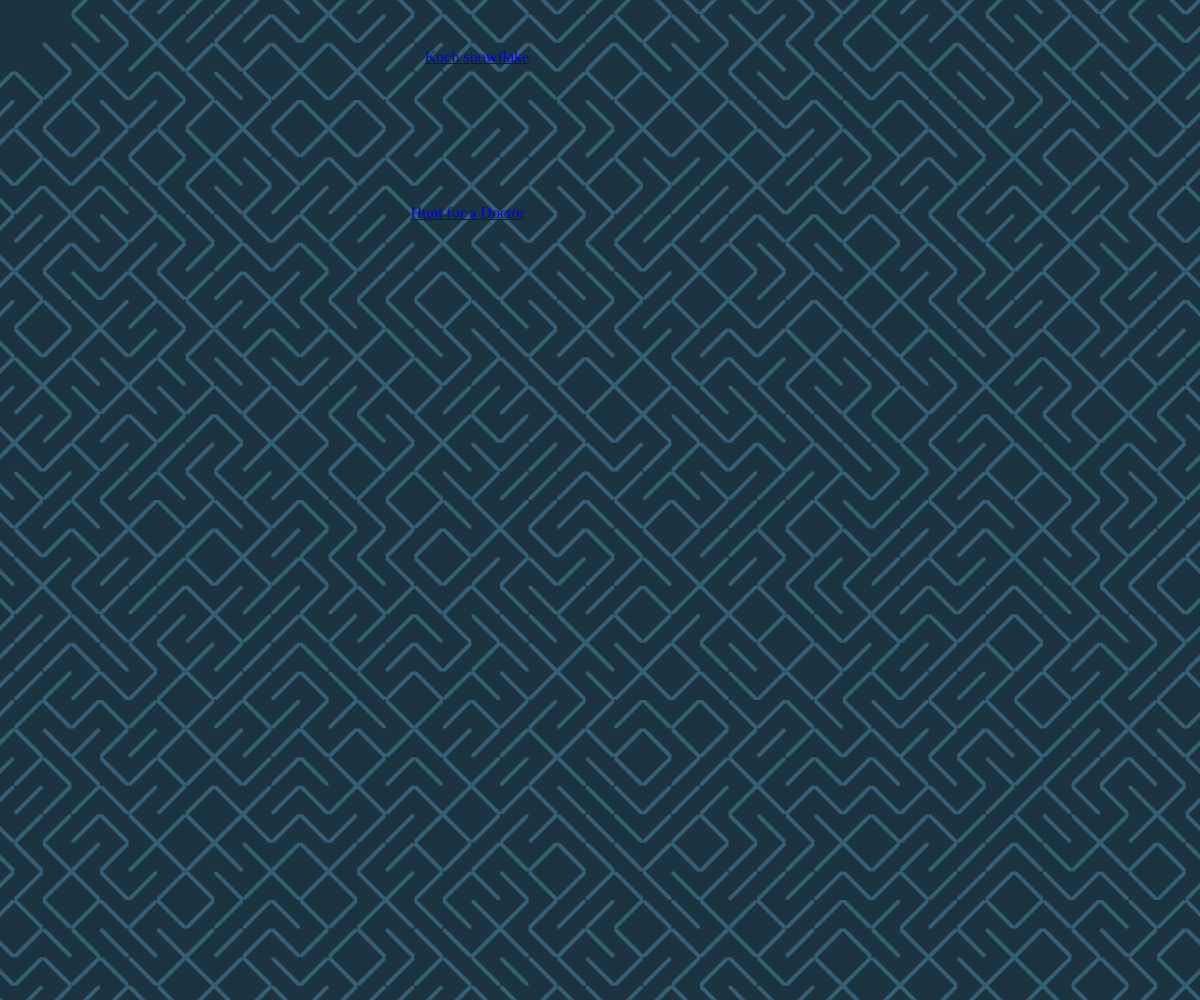
Frame 1 (no input)
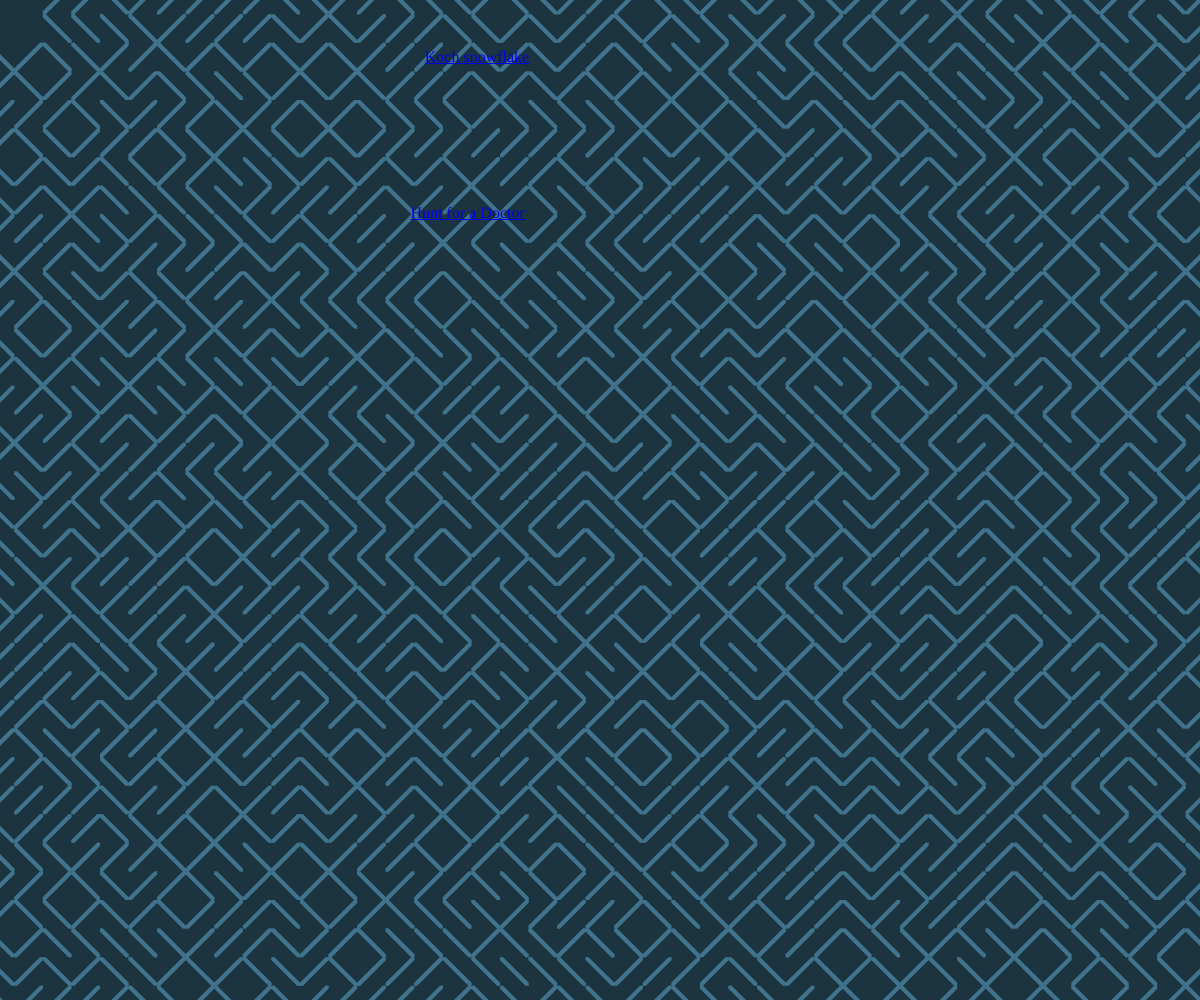
Frame 60 (no input)
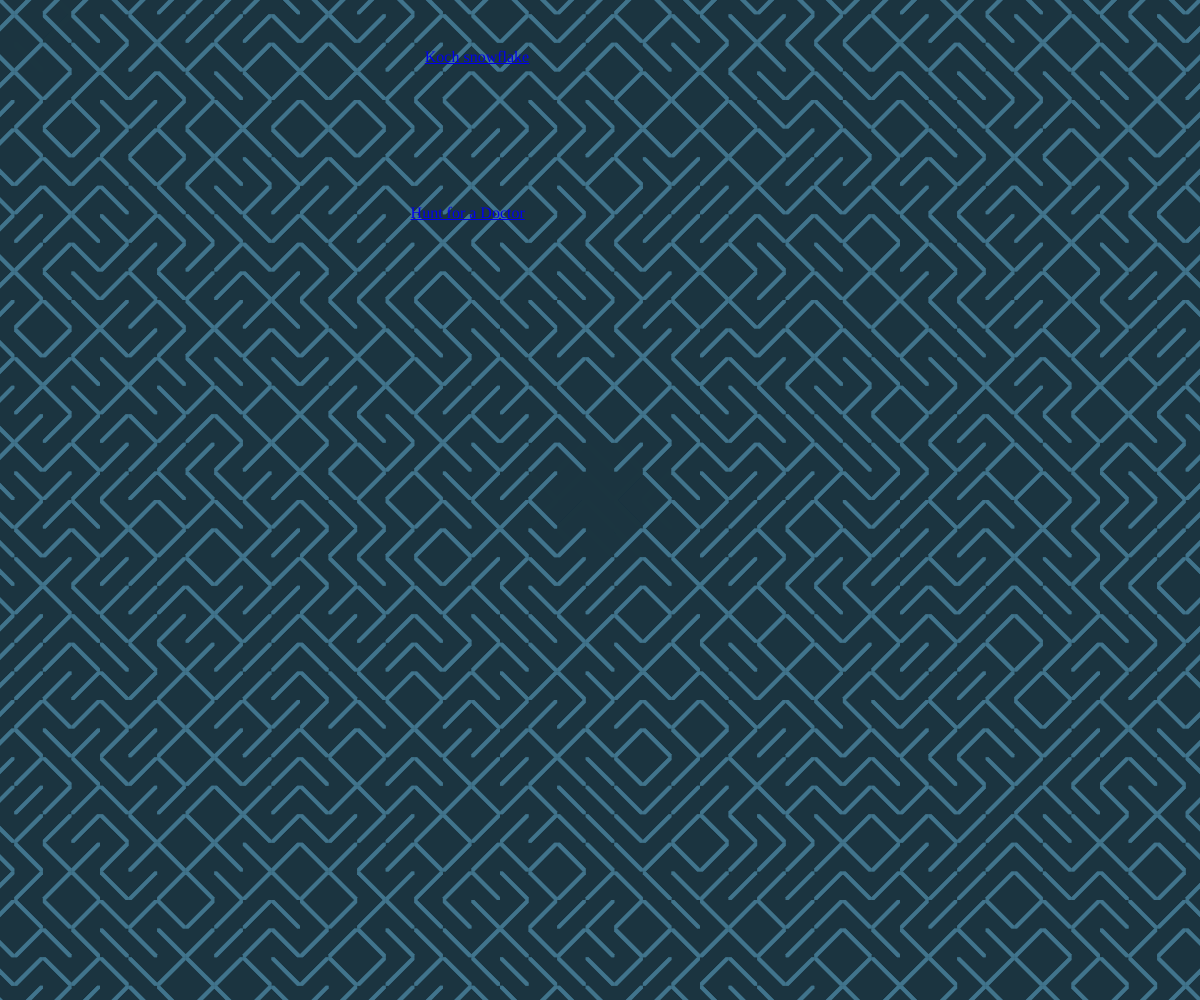
Frame 120 (the mouse pressed at the canvas centre since frame 60)

The p5.js sketch that drew these frames (run headless with seeded random() and noise() and a simulated clock; from frame 60 on, the mouse is pressed at the canvas centre):

// p5.js sketch
// ── sketch.js
var canvis;
var links=[];
var yacheyka;
var skrok;
var colon;
var x0;
var y0;
var schitalka=0;

var polosochki=[];

function setup() {
	canvis=createCanvas(windowWidth,windowHeight);
background(27, 52, 64);

	var link='Koch snowflake';
	links.push(createA('/Snejinka_Koha/index.html', link));
	link='Hunt for a Doctor';
	links.push(createA('/Ohota_na_Doktora/index.html', link));
	
	
	links[0].position(windowWidth/2-windowWidth*.04*link.split('').length/5-windowWidth*.01, windowWidth*.04+windowWidth*.01*0);
	links[1].position(windowWidth/2-windowWidth*.04*link.split('').length/4.6-windowWidth*.01, windowWidth*.04+windowWidth*.01*13);


	yacheyka=(windowWidth>windowHeight)? windowWidth/42:windowHeight/42 ;
	strok=floor(windowHeight/yacheyka+1);
	colon=floor(windowWidth/yacheyka+1);
	x0=(colon*yacheyka-windowWidth)/2;
	y0=(strok*yacheyka-windowHeight)/2;

	for(let j=0; j<strok; j++) {
		for(let i=0; i<colon; i++) {
			polosochki.push(random()>.5);
		}
	}
}

function draw() {
	background(27, 52, 64, 70);
	fill(74, 132, 159, 140);
	// 180, 214, 198
	// 245, 241, 213
	// 242, 132, 92
	schitalka+=.05;

	for(let i=0; i<colon; i++) {
		for(let j=0; j<strok; j++) {
			var dlina=sqrt(sq(i*yacheyka-mouseX)+sq(j*yacheyka-mouseY));
			if (dlina>(1+2*noise(schitalka))*yacheyka){
				Slesh(i*yacheyka-x0, j*yacheyka-y0, yacheyka, polosochki[j*colon+i]);
			} else {
				polosochki[j*colon+i]=random()>.5;
			}
		}
	}
}
function Slesh(x, y, razm, orientaciya) {
	push();
	noStroke();
	translate(x, y);
	beginShape();

	if(orientaciya) {
		vertex(0, 0);
		vertex(razm/10, 0);
		vertex(razm, razm*9/10);
		vertex(razm, razm);
		vertex(razm*9/10, razm);
		vertex(0, razm/10);
	} else {
		vertex(razm, 0);
		vertex(razm*9/10, 0);
		vertex(0, razm*9/10);
		vertex(0, razm);
		vertex(razm/10, razm);
		vertex(razm, razm/10);
	}


	endShape(CLOSE);
	pop();
}
